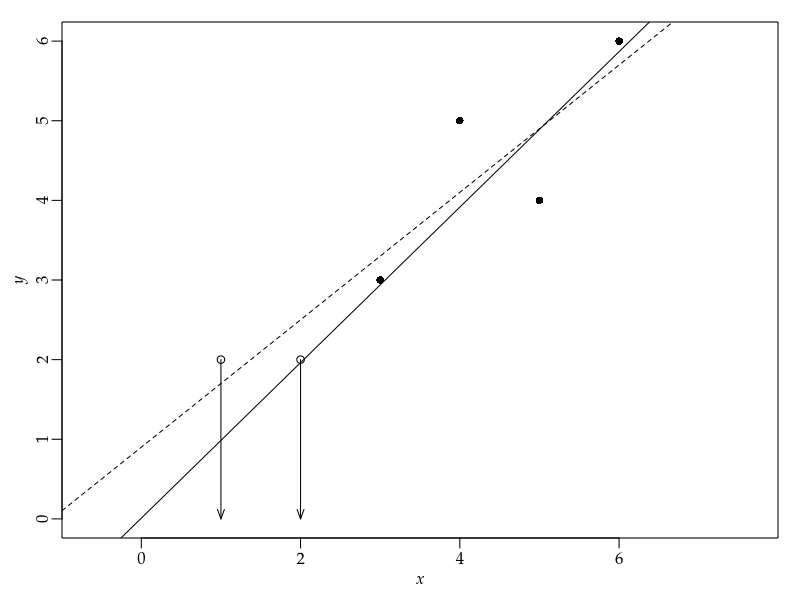

Generate this figure with R: (Note: this script raises an error after producing the figure.)
args = commandArgs()
basename = sub(".R$", "", sub("^--file=(.*/)?", "", args[grep("^--file=", args)]))
if (length(basename) != 0)
    pdf(file=paste0(basename, "_tmp.pdf"), colormodel="gray", width=4, height=4)
par(family="Palatino")
par(mgp=c(1.5,0.5,0)) # title and axis margins. default: c(3,1,0)
par(mar=c(3,3,1,1)+0.1) # bottom, left, top, right margins. default: c(5,4,4,2)+0.1

set.seed(12345678)             # 乱数の初期化
xdata = c(1, 2, 3, 4, 5, 6)
ydata = c(NA, NA, 3, 5, 4, 6)
iy = is.na(ydata)              # NA
jy = !iy                       # NA以外
ny = sum(jy)                   # NA以外の個数
logpost = function(a, b, t) {  # 事後分布の対数
  sum(ifelse(a*xdata+b >= 0, 0, -Inf)) +
  sum(pnorm(2, a*xdata[iy]+b, exp(t/2), log.p=TRUE)) -
  0.5 * (ny*t + sum((a*xdata[jy]+b-ydata[jy])^2)/exp(t))
}
a = 1;  b = t = 0     # 適当な初期値
lp = logpost(a, b, t) # 現在の事後分布の対数
N = 100000            # 繰返し数
atrace = btrace = ttrace = numeric(N)  # 足跡を格納する配列
for (i in 1:N) {
  anew = rnorm(1, a, 1) # 次の候補
  bnew = rnorm(1, b, 1) # 次の候補
  tnew = rnorm(1, t, 1) # 次の候補
  lq = logpost(anew, bnew, tnew)  # 次の候補の事後分布
  if (lp - lq < rexp(1)) {  # メトロポリスの更新（対数版）
    a = anew
    b = bnew
    t = tnew
    lp = lq
  }
  atrace[i] = a    # 配列に格納
  btrace[i] = b    # 配列に格納
  ttrace[i] = t    # 配列に格納
}

plot(xdata, ydata, ylim=c(0,6), pch=16, asp=1,
     xlab=expression(italic(x)), ylab=expression(italic(y)))
abline(mean(btrace), mean(atrace))
points(1:2, c(2,2), pch=1)
arrows(1,2, 1,0, length=0.1, angle=20)
arrows(2,2, 2,0, length=0.1, angle=20)
abline(lm(ydata ~ xdata), lty=2)

dev.off()
embedFonts(paste0(basename, "_tmp.pdf"), outfile=paste0(basename, ".pdf"),
           options="-c \"<</NeverEmbed []>> setdistillerparams\" -f ")
